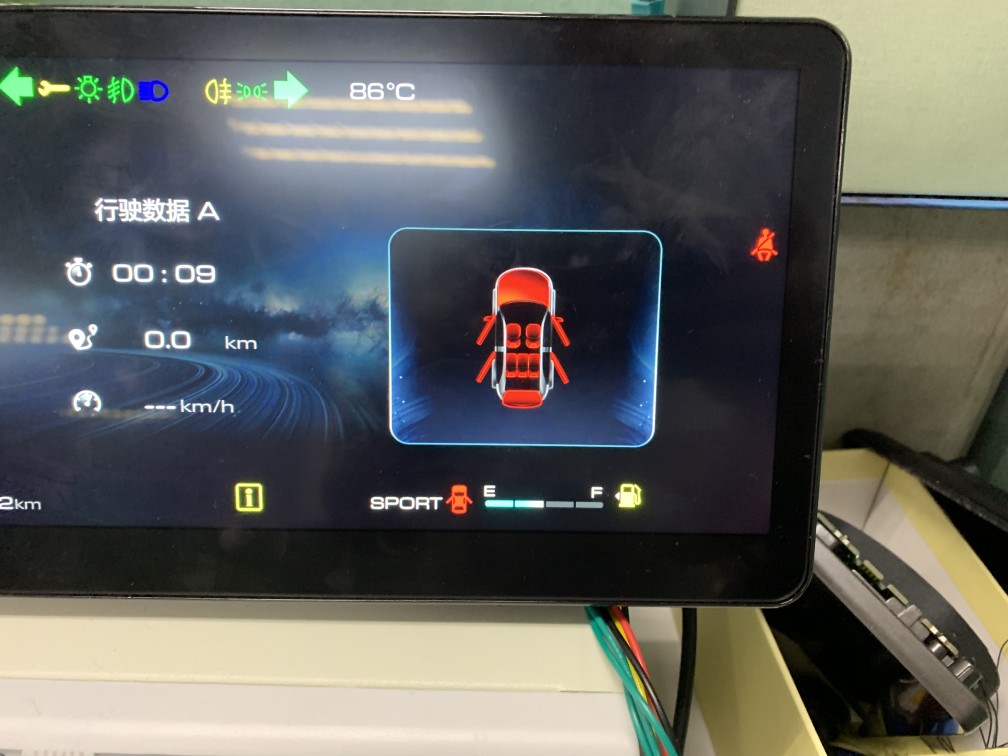
#> input picture examples/ocr/feishu20221020-165527.jpg, 4032 x 3024 px, given in place of the camera (shown at 1/4 size)
$ python contours.py
#> lines starting #> are read from the running program, lines starting #| are printed output that depends on the picture; after the words box and inside, x2 and y2 are one past the last pixel; in counts of white or black regions, pixels touching at a corner belong together
"""
    created by:maogu123@126.com

    data:2021-01-06

    功能：在视频中,抓取目标仪表的轮廓，按轮廓切割 ，然后霍夫直线得到指针的角度

"""
from typing import Optional, Any

import cv2
import numpy as np
import time
from matplotlib import pyplot as plt


# 获取面积最大的轮廓数据
def max_contours(contour):
    area = map(cv2.contourArea, contour)
    area_list = list(area)
    get_area_max = max(area_list)
    get_post = area_list.index(get_area_max)
    return get_post, get_area_max


# 将直线延长与边界相交， 在图形中画出
def get_HImg(H_image, Lines):
    for Line in Lines[0]:
        Rho = Line[0]  # 第一个元素是距离rho
        Theta = Line[1]  # 第二个元素是角度theta

        print('theta:' + str(((Theta / np.pi) * 180)))
        if (Theta > 3 * (np.pi / 3)) or (Theta < (np.pi / 2)):  # 垂直直线
            # 该直线与第一行的交点
            Pt1 = (int(Rho / np.cos(Theta)), 0)
            # 该直线与最后一行的焦点
            Pt2 = (int((Rho - H_image.shape[0] * np.sin(Theta)) / np.cos(Theta)), H_image.shape[0])
            # 绘制一条线
            cv2.line(H_image, Pt1, Pt2, 255, 1)

        else:  # 水平直线
            # 该直线与第一列的交点
            Pt1 = (0, int(Rho / np.sin(Theta)))
            # 该直线与最后一列的交点
            Pt2 = (H_image.shape[1], int((Rho - H_image.shape[1] * np.cos(Theta)) / np.sin(Theta)))
            # 绘制一条直线
            cv2.line(H_image, Pt1, Pt2, 255, 1)

        return H_image


cap = cv2.VideoCapture(0, cv2.CAP_DSHOW)
while True:
    ret, frame = cap.read()
#> frame is the input picture: shape (3024, 4032, 3); mean B, G, R 91.3, 94.4, 92.9
    if frame is None:
        print('frame is none  --continue')
        continue
    # 保存原图片
    origin = frame

    # 高斯除噪
    kernel = np.ones((5, 5), np.float32) / 25
    gray_cut_filter2D = cv2.filter2D(frame, -1, kernel)

    # 转为灰度图。再二值化
    img_gray = cv2.cvtColor(gray_cut_filter2D, cv2.COLOR_BGR2GRAY)
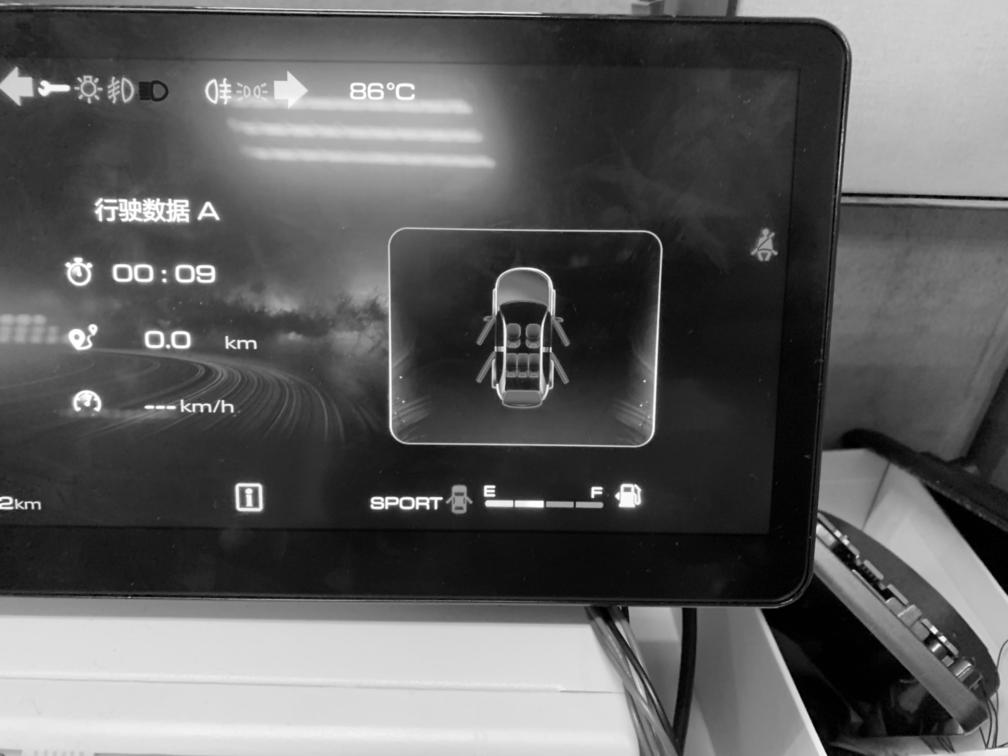
#> img_gray: shape (3024, 4032) (shown at 1/4 size); min 0, max 255, mean 93.6
    ret, thresh = cv2.threshold(img_gray, 127, 255, cv2.THRESH_BINARY)  # THRESH_BINARY_INV
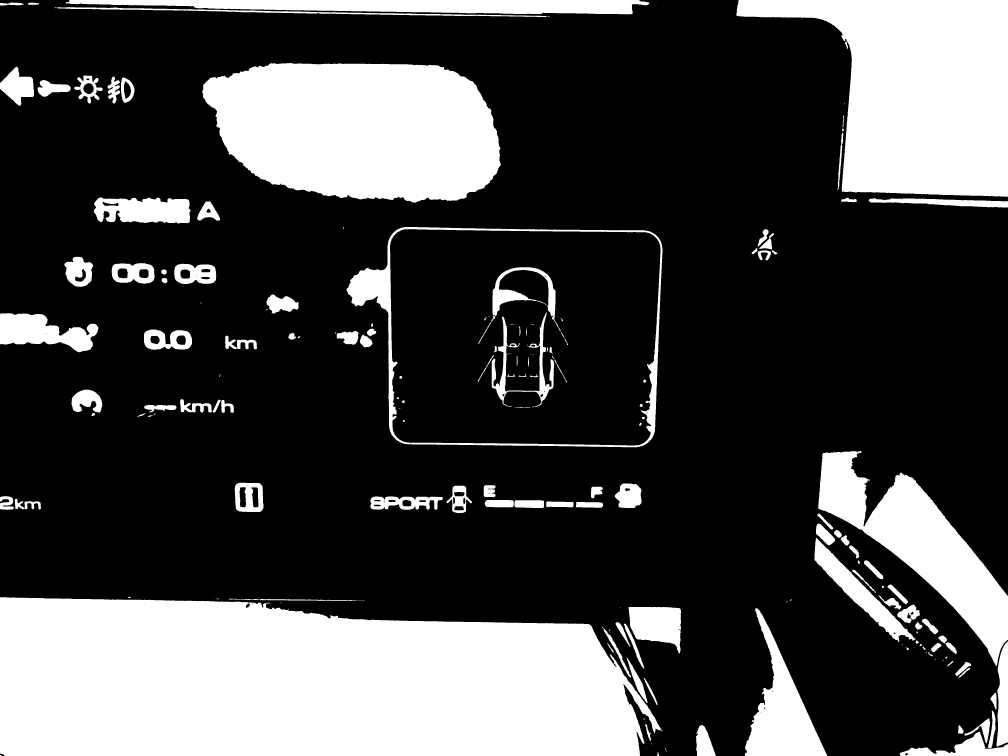
#> thresh: shape (3024, 4032) (shown at 1/4 size); 27.8% white; 195 white regions (44 under 20 px)
    # cv2.imshow('thresh', thresh)

    # 查找轮廓
    contours, hierarchy = cv2.findContours(thresh, cv2.RETR_TREE,
                                           cv2.CHAIN_APPROX_SIMPLE)  # cv2.CHAIN_APPROX_NONE CHAIN_APPROX_SIMPLE
#> contours = 262 contours, 86 with area under 20; largest, box (x1, y1, x2, y2) and area: (0, 2389, 2650, 3024) 1443301, (1386, 908, 2650, 1789) 950558, (1559, 916, 2643, 1783) 892832, (808, 252, 2004, 811) 537765, (2945, 0, 4032, 787) 532672

    # 查找面积最大的轮廓
    post, area_max = max_contours(contours)
#> in max_contours, `area_list = list(area)`: area_list = 262 values, max 1443301 at index 69, min 0 at index 18, mean 19912
#> in max_contours, `get_area_max = max(area_list)`: get_area_max = 1443301
#> in max_contours, `get_post = area_list.index(get_area_max)`: get_post = 69
#> post = 69; area_max = 1443301
    print('area:' + str(area_max))
#| area:1443301.0

    # 过滤面积小的区域
    if area_max < 145000:
        print('area_max is not enough --continue')
        continue
    else:
        # 在原图上画出轮廓
        C_img = cv2.drawContours(frame, contours, post, (0, 255, 0), 1)
        # cv2.imshow('C_img', C_img)

    # 新建空白图像，放入轮廓内的图像
    cimg = np.zeros_like(frame)
    cimg[:, :, :] = 255
    cv2.drawContours(cimg, contours, post, (0, 0, 0), -1)
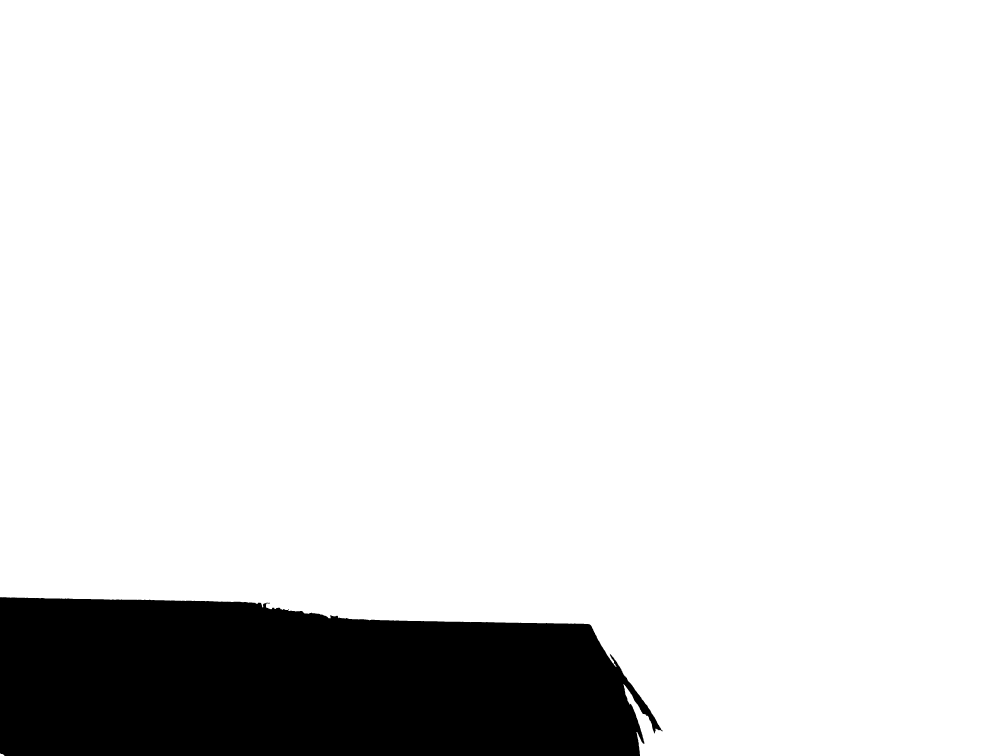
#> cimg: shape (3024, 4032, 3) (shown at 1/4 size); 88.1% white; 1 black region, box (x1, y1, x2, y2) and area: (0, 2389, 2650, 3024) 1446741

    # 抓取后的图像
    final = cv2.bitwise_or(frame, cimg)
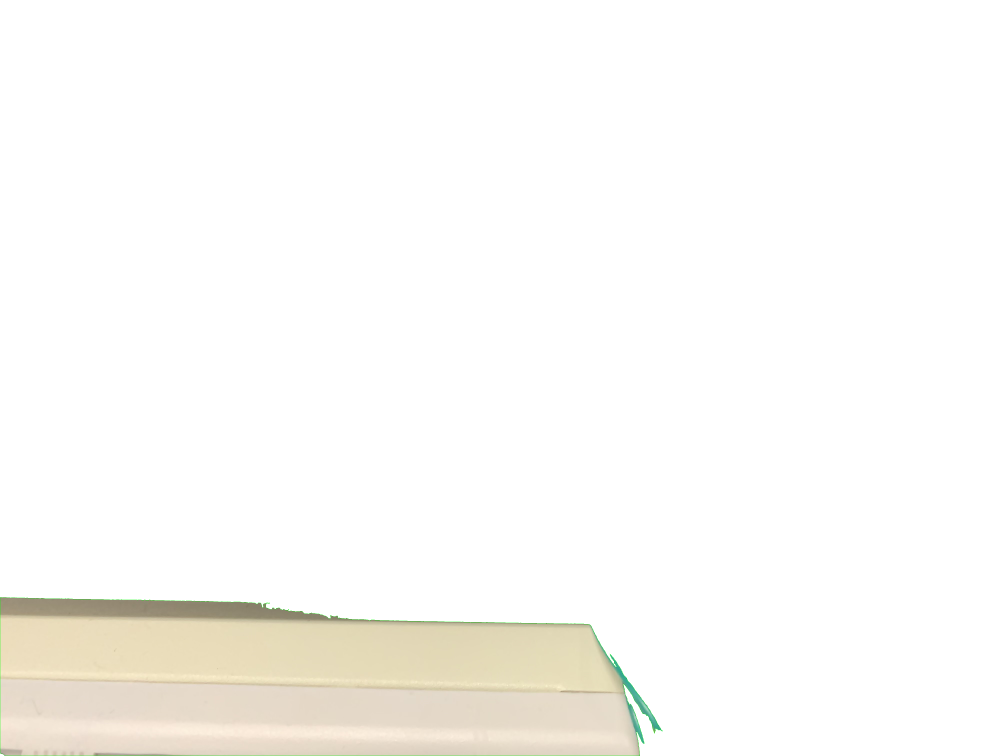
#> final: shape (3024, 4032, 3) (shown at 1/4 size); mean B, G, R 247.1, 250.1, 251.2

    # 高斯除噪 灰度图 二值化 边缘化检测
    final_filter2D = cv2.filter2D(final, -1, kernel)
    final_gray = cv2.cvtColor(final_filter2D, cv2.COLOR_BGR2GRAY)
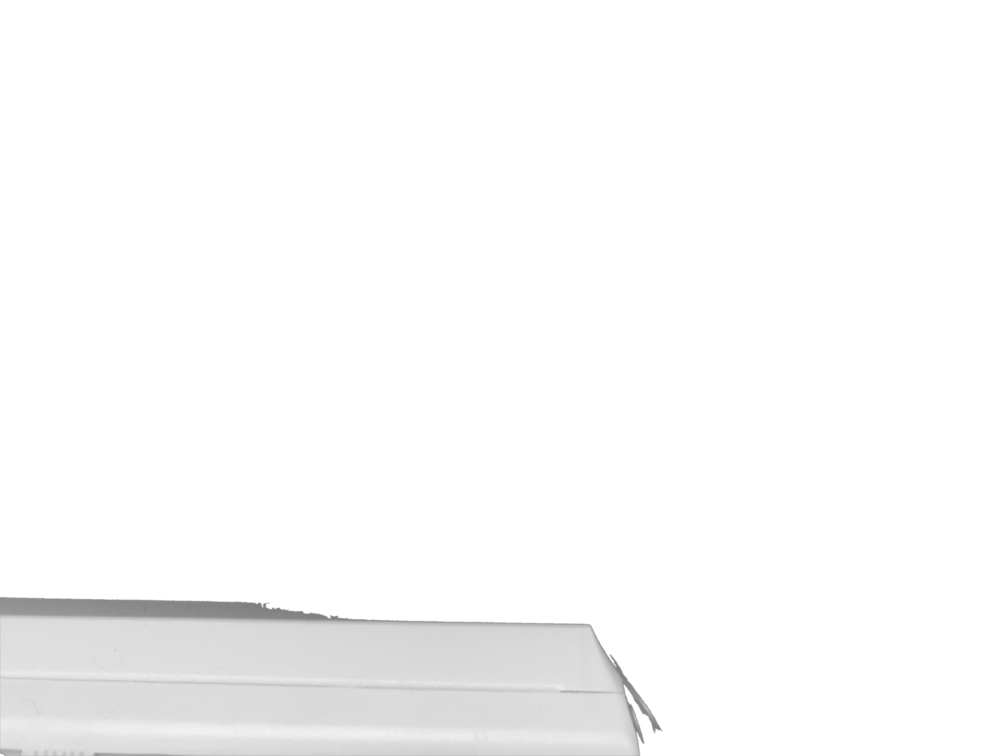
#> final_gray: shape (3024, 4032) (shown at 1/4 size); min 122, max 255, mean 250.1
    ret, thresh1 = cv2.threshold(final_gray, 80, 255, cv2.THRESH_BINARY)
#> thresh1: shape (3024, 4032); every value is 255
    edges = cv2.Canny(thresh1, 50, 150, apertureSize=3)
#> edges: shape (3024, 4032); every value is 0
    lines = cv2.HoughLines(edges, 1, np.pi / 180, 60)
#> lines = None

    if lines is None or len(lines) < 1:
        continue

    Line = lines[0][0]
    Rho = Line[0]  # 第一个元素是距离rho
    Theta = Line[1]  # 第二个元素是角度theta
    print('------------------------')
    print('Line:', Line)
    print('------------------------')

    lbael_text = 'distance:' + str(round(Rho)) + 'theta:' + str(round((Theta / np.pi) * 180 - 90, 2))
    cv2.putText(frame, lbael_text, (0,25), cv2.FONT_HERSHEY_SIMPLEX, 1, (0, 255, 0), 2)
    result = get_HImg(frame, lines)  # edges


    cv2.imshow('result', result)

    gray_result = get_HImg(edges, lines)
    cv2.imshow('gray_result', gray_result)

    if cv2.waitKey(1) & 0xFF == ord('q'):
        break
# Terminal进入当前文件  命令生成exe: pyinstaller --console --onefile ammeter.py
